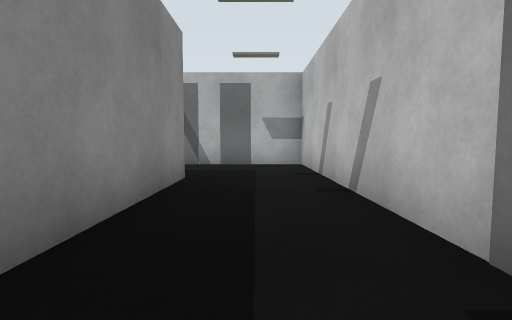
View 1 (above)

16 first-person views from a walk through a Gazebo world. The camera is 0.72 m above the floor, tilts 4° down and sees 85° across. The floor is counted in squares, 1 m on a side. Each view is taken from the middle of a square. On the plan, view 1 faces up. The plan holds only what a view shows up to about 10 squares ahead; the rest is blank. The place goes on beyond the plan. Robots are left out.

View 2
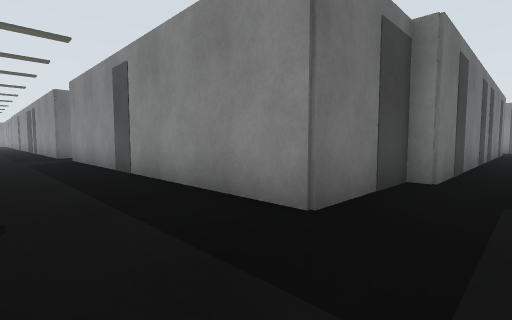

View 3
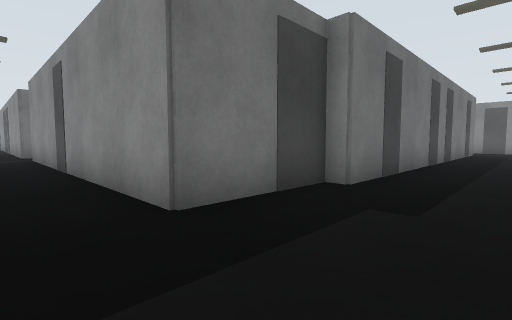

View 4
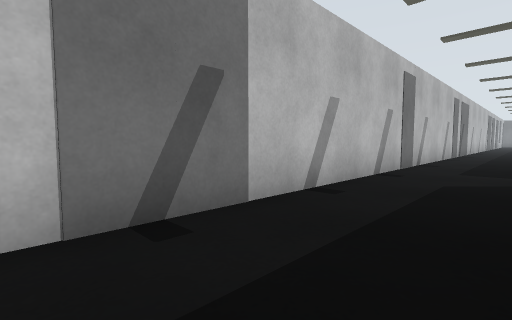

View 5
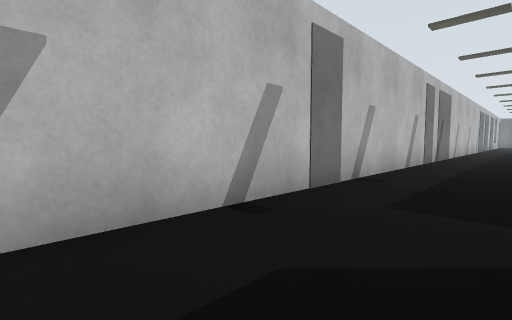

View 6
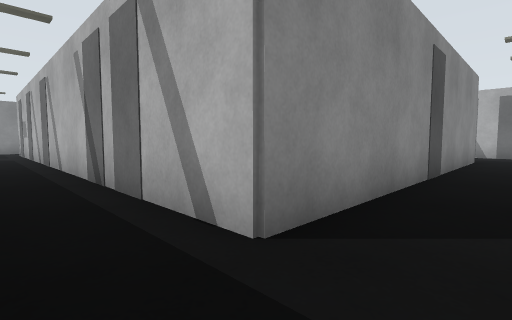

View 7
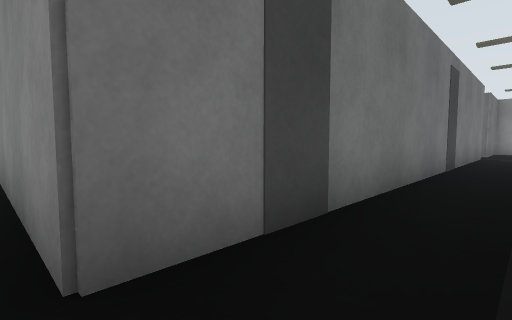

View 8
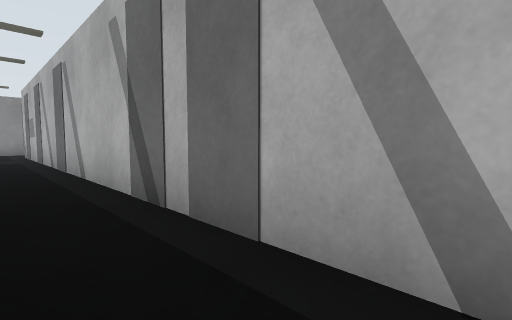

View 9
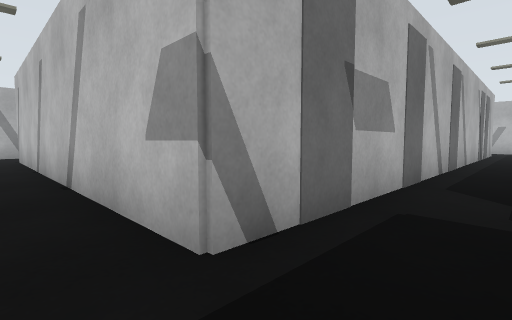

View 10
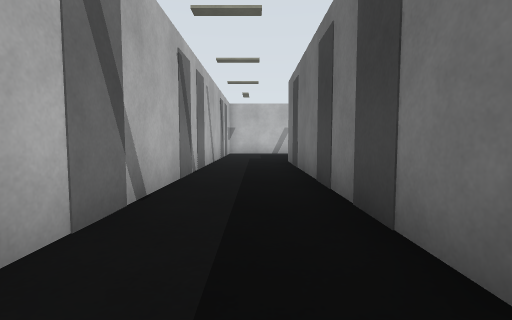

View 11
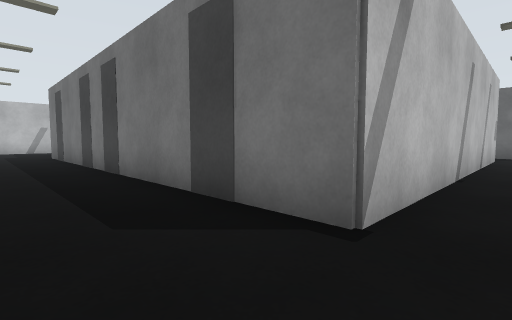

View 12
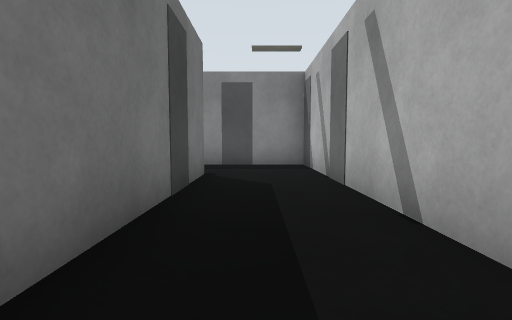

View 13
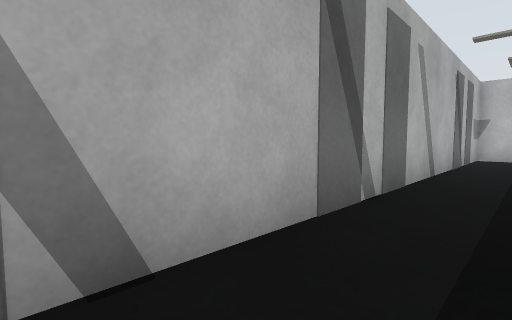

View 14
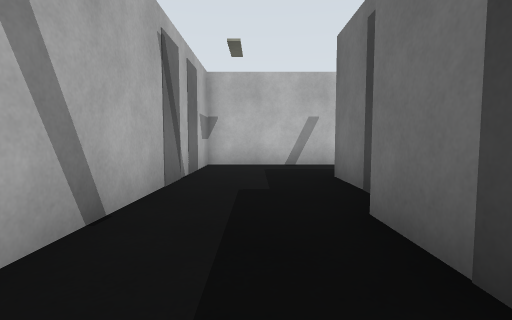

View 15
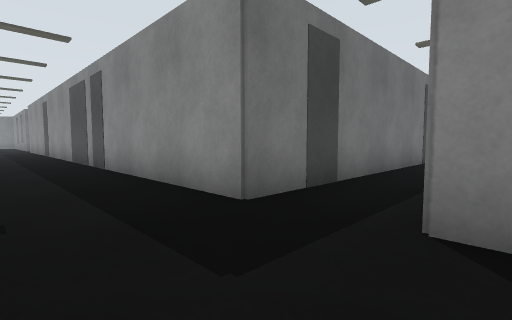

View 16
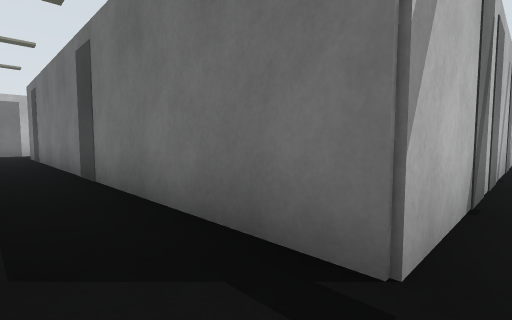

### Floor plan
Points are (right, up) in squares from view 1. A wall is a line through its corners. A room is listed if a view was taken in it or the views show most of it. See-through windows are left out.
Room 1 (views 1, 2, 3, 4, 5, 6, 7, 10, 12, 13, 14, 15)
walls: (-5.6, 5.9) (-4.1, 5.9); (-8.6, 5.9) (-6.5, 5.9); (-3, 5.4) (-1.4, 5.4) (-1.4, 0.8); (-10.6, 5.9) (-9.9, 5.9); (-1.4, -0.4) (-1.4, -4.6); (-8.6, 8.4) (-10.6, 8.4); (-2.6, 8.4) (-6.3, 8.4); (-11.9, 8.4) (-15.5, 8.4); (1.4, 1.5) (1.4, 8.5); (-14.6, 5.9) (-11.8, 5.9); (-1.4, -6.4) (-1.4, -11.5); (-17, 5.9) (-15.5, 5.9); (1.4, -5.5) (1.4, -0.4); (1.4, -11.5) (1.4, -6.4)
ways out: opening at (-2, -5.5) to room 2; opening at (-16, 8) to room 4; opening at (0.5, -11)
objects: grey box (-16, -4); grey box (-16, 9); grey box (-15, 6); grey box (-13, -4); grey box (-11, 6); grey box (-11, 9); grey box (-9, 6); grey box (-8, 9); grey box (-7, 9); grey box (-6, 6); grey box (-4, 5); grey box (-2, 0); grey box (-2, 9); grey box (-1, 9); grey box (0, 9) to (1, 9); grey box (2, -6); grey box (2, 0); grey box (2, 1)
Room 2 (view 8)
walls: (-5.6, -4.6) (-9.5, -4.6); (-8.6, -6.4) (-3.4, -6.4); (-10.4, -4.6) (-12.5, -4.6); (-2.5, -6.4) (-1.4, -6.4); (-12.4, -6.4) (-9.5, -6.4); (-1.4, -4.6) (-3.4, -4.6)
ways out: opening at (-2, -5.5) to room 1; opening at (-11.5, -5.5) to room 5
objects: grey box (-10, -4); grey box (-9, -7); grey box (-5, -4); grey box (-4, -4); grey box (-3, -7)
Room 3 (views 9, 16)
walls: (-14.6, -7.6) (-14.6, -6.4) (-13.4, -6.4); (-16.5, -4.6) (-17, -4.6) (-17, 5.9); (-13.5, -4.6) (-15.1, -4.6)
low walls: (-14.6, -15.2) (-14.6, -14.5)
ways out: opening at (-18.5, 4.5) to room 4; opening at (-14, -5.5) to room 5; opening at (-15.5, -12.5); opening at (-15.5, -8)
Room 4 (view 11)
walls: (-19.4, 6) (-19.4, 5.4)
ways out: opening at (-16, 8) to room 1; opening at (-18.5, 4.5) to room 3
objects: grey box (-19, 6); grey box (-19, 8); grey box (-19, 9); grey box (-18, 9) to (-17, 9)
Room 5 (no view inside)
walls: (-13.4, -6.4) (-12.4, -6.4)
ways out: opening at (-11.5, -5.5) to room 2; opening at (-14, -5.5) to room 3

Positions as (right, up) in squares from view 1, and headings:
1: (0, 0), facing up
2: (1, 7), facing down-left
3: (0, 8), facing down-left
4: (-1, 2), facing down-right
5: (-1, -2), facing down-right
6: (0, -6), facing up-left
7: (-1, -5), facing down-left
8: (-2, -6), facing up-left
9: (-18, -6), facing up-right
10: (-14, 7), facing right
11: (-18, 8), facing down-right
12: (-11, 7), facing left
13: (-11, 7), facing up-right
14: (-7, 7), facing right
15: (1, -4), facing down-left
16: (-15, -5), facing down-right
